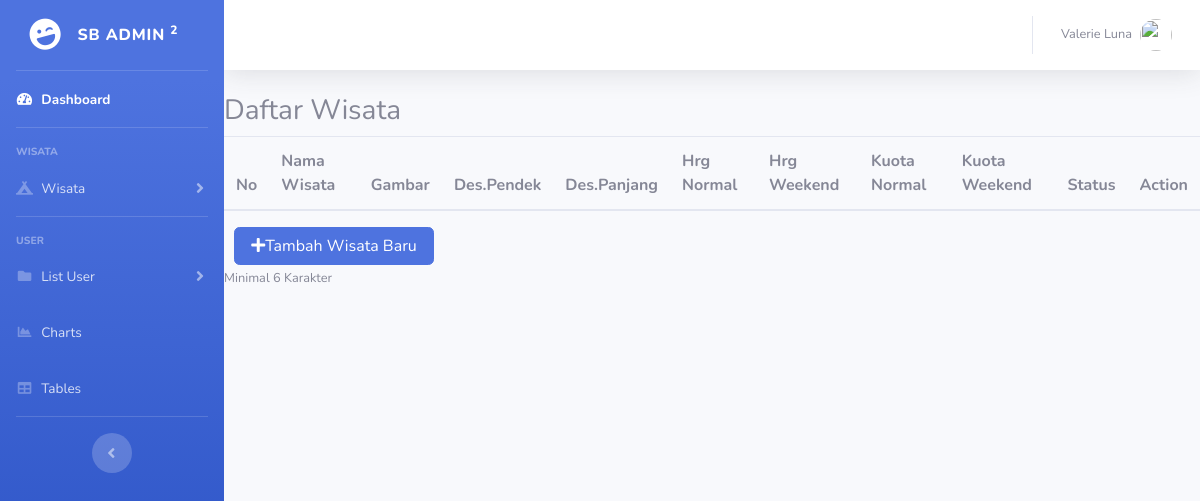
The app's page /index.php/c_admin/wisata, older data.
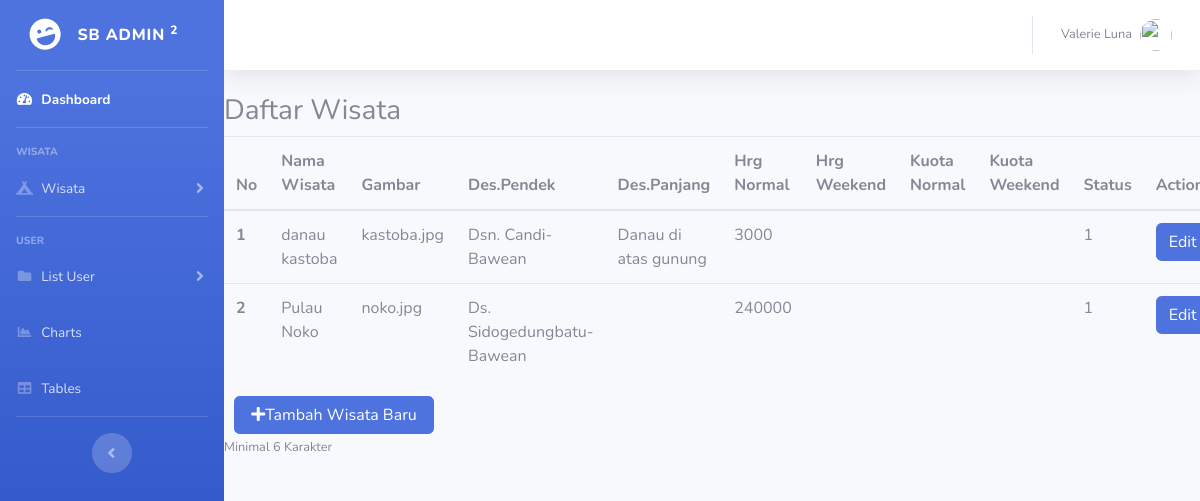
The same page, newer data.
### tables this page shows
CREATE TABLE `wisata` (
  `wis_id` int(11) NOT NULL,
  `wis_nama` varchar(200) NOT NULL,
  `wis_img` varchar(200) NOT NULL,
  `wis_desc_short` text NOT NULL,
  `wis_desc_long` text NOT NULL,
  `wis_hrg_weekday` decimal(10,0) NOT NULL,
  `wis_status` int(11) NOT NULL
);

### application/controllers/C_admin.php (called while the page is built, shortened)
<?php
class C_admin extends CI_Controller {
	function __construct(){
		$this->load->model('M_wisata');
	}
	public function wisata(){
		$data['wisata'] = $this->M_wisata->tampil_data()->result();
		$this->load->view('templates/admin/header');
		$this->load->view('templates/admin/sidebar');
		$this->load->view('admin/a_wisata' , $data);
		$this->load->view('templates/admin/footer');
	}
}
?>

### index.php (called while the page is built, shortened)
<?php
require_once BASEPATH.'core/CodeIgniter.php';

### application/models/M_wisata.php (called while the page is built, shortened)
<?php
class M_wisata extends CI_Model
{
	public function tampil_data()
	{
		return $this->db->get('wisata');
	}
}

### application/views/admin/a_wisata.php (the view, shortened to what this page needs)
<h3>Daftar Wisata</h3>
<table class="table table-hover">
  <thead>
    <tr>
      <th scope="col">No</th>
      <th scope="col">Nama Wisata</th>
      <th scope="col">Gambar</th>
      <th scope="col">Des.Pendek</th>
      <th scope="col">Des.Panjang</th>
      <th scope="col">Hrg Normal</th>
      <th scope="col">Hrg Weekend</th>
      <th scope="col">Kuota Normal</th>
      <th scope="col">Kuota Weekend</th>
      <th scope="col">Status</th>
      <th scope="col">Action</th>
    </tr>
  </thead>
  <tbody>
    <?php
    $no = 1;
    foreach ($wisata as $wis ):
 ?>
    <tr>
      <th scope="row"><?php echo $no; $no++; ?></th>
      <td><?php echo $wis->wis_nama; ?></td>
      <td><?php echo $wis->wis_img; ?></td>
      <td><?php echo $wis->wis_desc_short; ?></td>
      <td><?php echo $wis->wis_desc_long; ?></td>
      <td><?php echo $wis->wis_hrg_weekday; ?></td>
      <td><?php echo $wis->wis_hrg_weekend; ?></td>
      <td><?php echo $wis->wis_kuota_weekday; ?></td>
      <td><?php echo $wis->wis_kuota_weekend; ?></td>
      <td><?php echo $wis->wis_status; ?></td>
      <td><a class="btn btn-primary" href="anjay">Edit</a></td>
    </tr>
    <?php endforeach ?>
  </tbody>
</table>
<button type="button" class="btn btn-primary" style="width: 200px; margin-left: 10px" data-toggle="modal" data-target="#addwis"><i class="fas fa-plus"></i>Tambah Wisata Baru</button>
<small id="emailHelp" class="form-text text-muted">Minimal 6 Karakter</small>

Row changes from the older to the newer data that the page shows:
added wisata: wis_nama "danau kastoba", wis_img "kastoba.jpg", wis_desc_short "Dsn. Candi-Bawean", wis_desc_long "Danau di atas gunung", wis_hrg_weekday "3000", wis_status "1"
added wisata: wis_nama "Pulau Noko", wis_img "noko.jpg", wis_desc_short "Ds. Sidogedungbatu-Bawean", wis_hrg_weekday "240000", wis_status "1"
